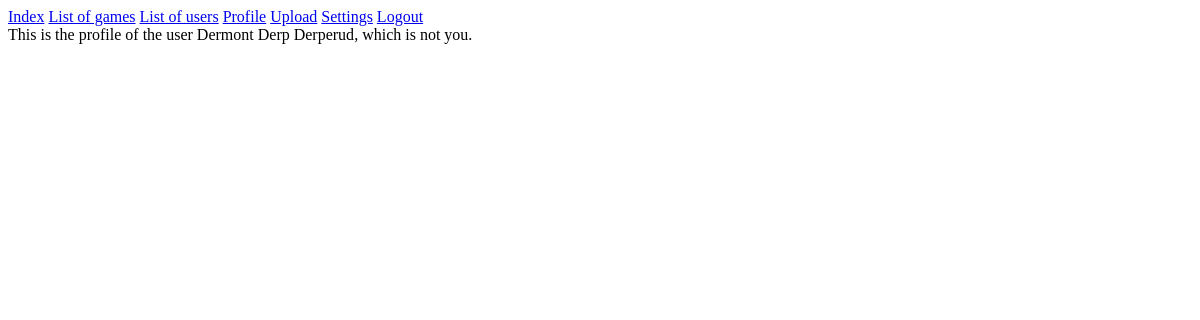
Before: /profile.php?id=2 (signed in) with the older database file.
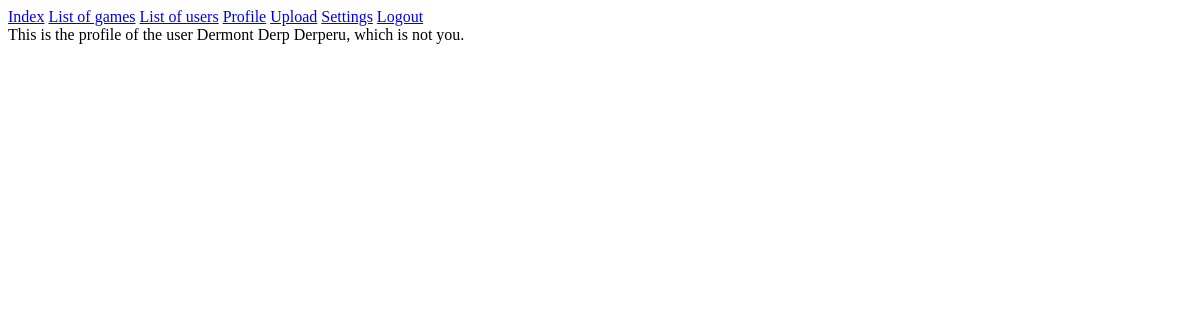
After: the same page with the newer database file.
### tables this page shows
CREATE TABLE `users` (
  `id` int(11) NOT NULL,
  `email` varchar(100) NOT NULL,
  `username` varchar(50) NOT NULL,
  `password` varchar(100) NOT NULL,
  `first_name` varchar(50) NOT NULL,
  `middle_name` varchar(100) NOT NULL,
  `last_name` varchar(50) NOT NULL,
  `user_image` varchar(100) NOT NULL,
  `joined` date NOT NULL,
  `privilege_level` tinyint(4) NOT NULL
);

### includes/database.php (called while the page is built, shortened)
<?php
class Database {
	public $connection;
	public function open_db_connection() {
		$this->connection = new mysqli(DB_HOST, DB_USER, DB_PASS, DB_NAME);
	}
	public function query($sql) {
		$result = $this->connection->query($sql);
		return $result;
	}
}
$database = new Database();
?>

### includes/db_object.php (called while the page is built, shortened)
<?php
class Db_object {
	protected static $db_table = "users";
	public static function find_by_id($id) {
		$the_result_array = static::find_by_query("SELECT * FROM " . static::$db_table . " WHERE id = $id LIMIT 1");
		return !empty($the_result_array) ? array_shift($the_result_array) : false;
	}
	public static function find_by_query($sql) {
		global $database;
		$result_set = $database->query($sql);
		$the_object_array = array();
		while ($row = mysqli_fetch_array($result_set)) {
			$the_object_array[] = static::instantation($row);
		}
		return $the_object_array;
	}
	public static function instantation($the_record) {
		$the_object = new $calling_call;
		foreach ($the_record as $the_attribute => $value) {
			if($the_object->has_the_attribute($the_attribute)) {
				$the_object->$the_attribute = $value;
			}
		}
		return $the_object;
	}
	private function has_the_attribute($the_attribute) {
		$object_properties = get_object_vars($this);
		return array_key_exists($the_attribute, $object_properties);
	}
}
?>

### includes/other_profile_content.php (the view, shortened to what this page needs)
<?php
$user = User::find_by_id($_GET['id']);
echo "This is the profile of the user " . $user->first_name . " " .
		$user->middle_name . " " . $user->last_name .
			", which is not you.";
?>

Changed rows visible on the page:
changed users "Dermont": last_name "Derperud" → "Derperu"
